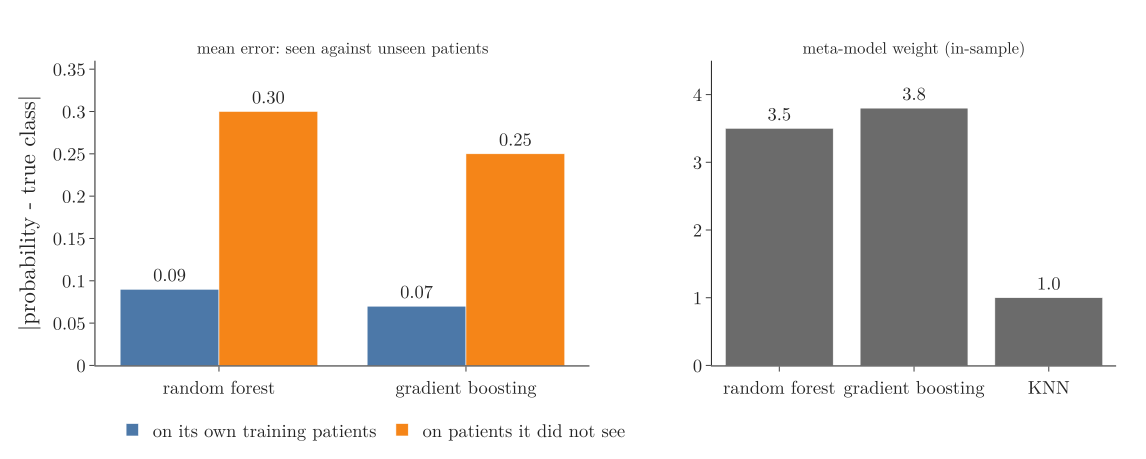

Python code for this plot:
"""Section 5's measurement on the heart data (Notebook, section 7). Left: the mean gap between predicted probability
and true class for the random forest and gradient boosting, on their own training patients and on patients they did
not see. Right: the weights the meta-model gives each base model when it learns from in-sample predictions. Plotly."""
from pathlib import Path
import plotly.graph_objects as go
from plotly.subplots import make_subplots

here = Path(__file__).parent
FONT = dict(family="Latin Modern Roman", size=18)
BLUE, ORANGE, GREY = "#4C78A8", "#F58518", "#6B6B6B"
GAP = {"random forest": (0.09, 0.30), "gradient boosting": (0.07, 0.25)}     # the Note's numbers
W = {"random forest": 3.5, "gradient boosting": 3.8, "KNN": 1.0}
fig = make_subplots(rows=1, cols=2, column_widths=[0.55, 0.45], horizontal_spacing=0.12,
                    subplot_titles=("mean error: seen against unseen patients", "meta-model weight (in-sample)"))
fig.add_bar(x=list(GAP), y=[v[0] for v in GAP.values()], name="on its own training patients", marker_color=BLUE,
            text=[f"{v[0]:.2f}" for v in GAP.values()], textposition="outside", row=1, col=1)
fig.add_bar(x=list(GAP), y=[v[1] for v in GAP.values()], name="on patients it did not see", marker_color=ORANGE,
            text=[f"{v[1]:.2f}" for v in GAP.values()], textposition="outside", row=1, col=1)
fig.add_bar(x=list(W), y=list(W.values()), marker_color=GREY, showlegend=False, text=[f"{v:.1f}" for v in W.values()],
            textposition="outside", row=1, col=2)
fig.update_yaxes(range=[0, 0.36], title="|probability - true class|", row=1, col=1)
fig.update_yaxes(range=[0, 4.5], row=1, col=2)
fig.update_layout(template="simple_white", width=1100, height=440, font=FONT, barmode="group",
                  legend=dict(orientation="h", x=0.27, xanchor="center", y=-0.15), margin=dict(l=70, r=20, t=50, b=90))
fig.write_image(here / "leak_numbers.png", scale=2)
fig.write_image(here / "leak_numbers.pdf")
